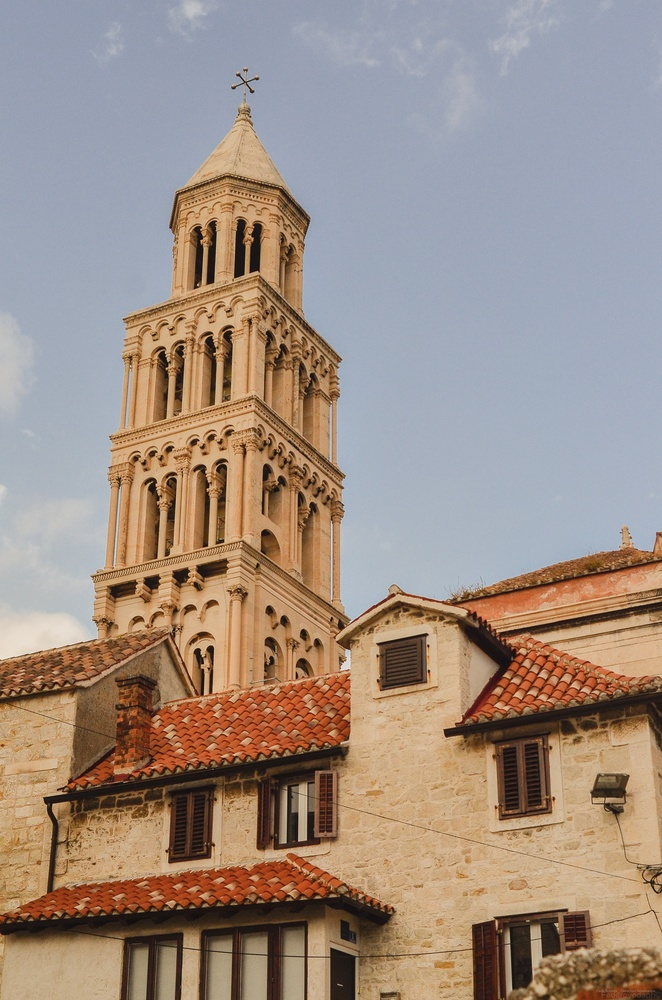
#> input picture image/Home.jpg, 662 x 1000 px, shrunk from 2448 x 3696 before the run
$ python hestogram_equalisation.py
#> lines starting #> are read from the running program, lines starting #| are printed output that depends on the picture
import cv2
import numpy as np
import matplotlib.pyplot as plt

# Load picture
img = cv2.imread('image/Home.jpg', 0)
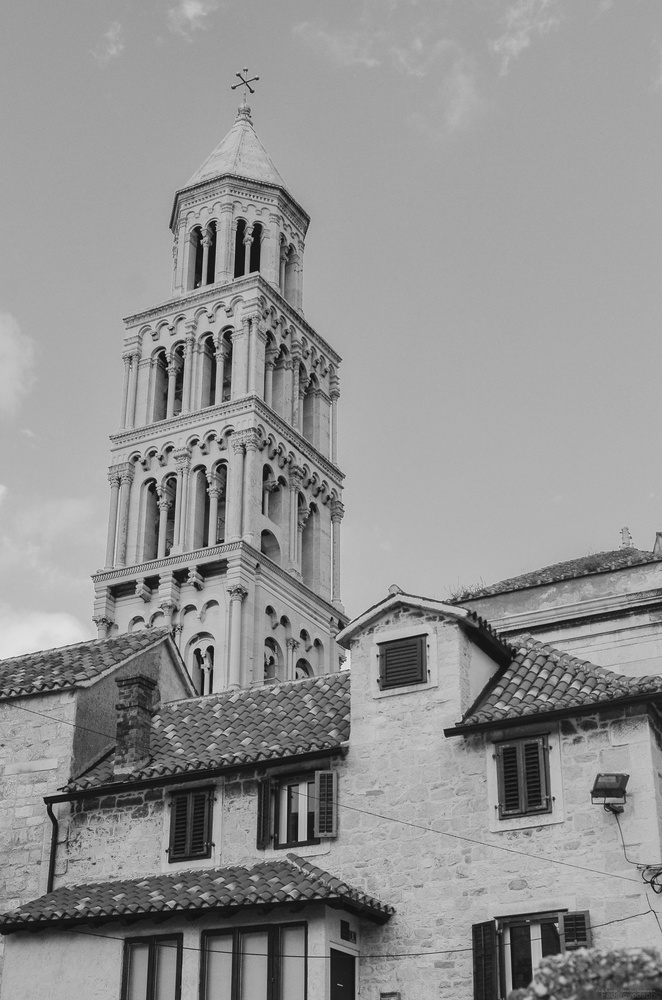
#> img: shape (1000, 662); min 3, max 239, mean 146.1

# equalization image
equalized_img = cv2.equalizeHist(img)
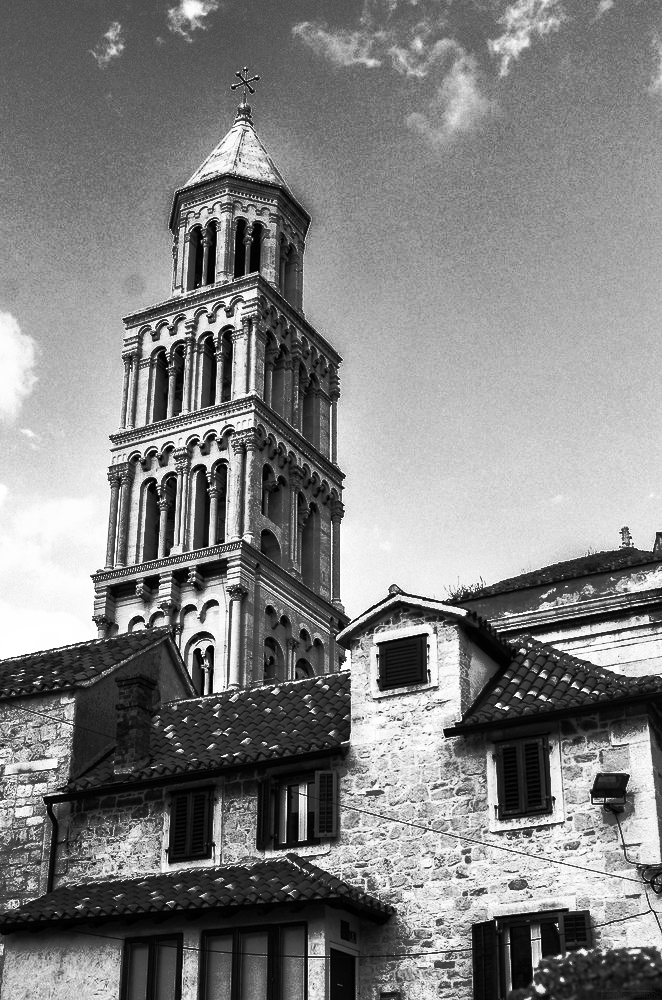
#> equalized_img: shape (1000, 662); min 0, max 255, mean 129.5

# result
fig, (ax1, ax2) = plt.subplots(ncols=2, figsize=(10,5))
ax1.imshow(img, cmap='gray')
ax1.set_title('Original Image')
ax2.imshow(equalized_img, cmap='gray')
ax2.set_title('Equalized Image')
plt.show()
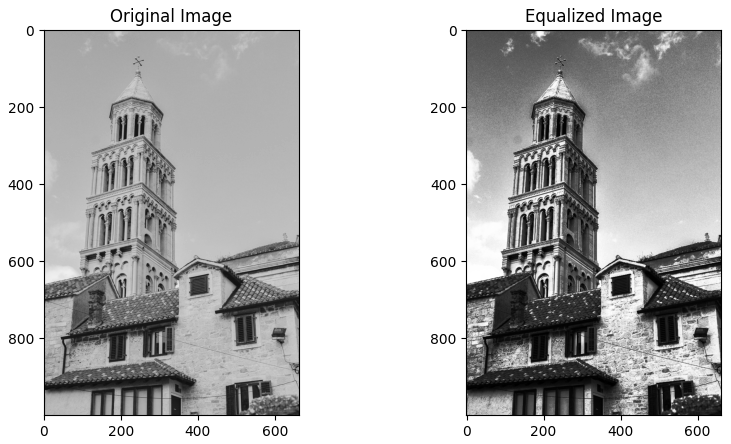
#> figure drawn by matplotlib, 2 panels

$ run again, with image/resize1.jpg copied over image/Home.jpg
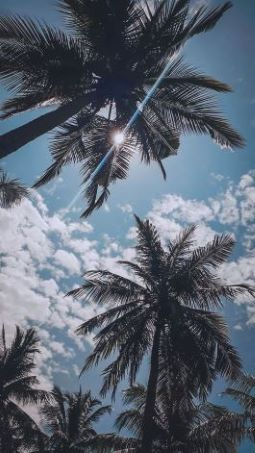
#> input picture image/resize1.jpg, 255 x 453 px
#> `equalized_img = cv2.equalizeHist(img)`:
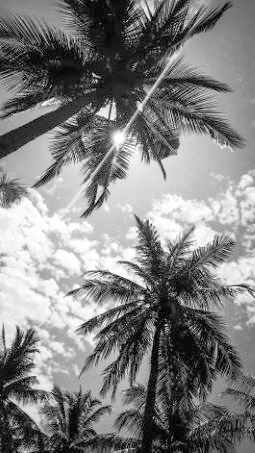
#> equalized_img: shape (453, 255); min 0, max 255, mean 128.3
#> `plt.show()`:
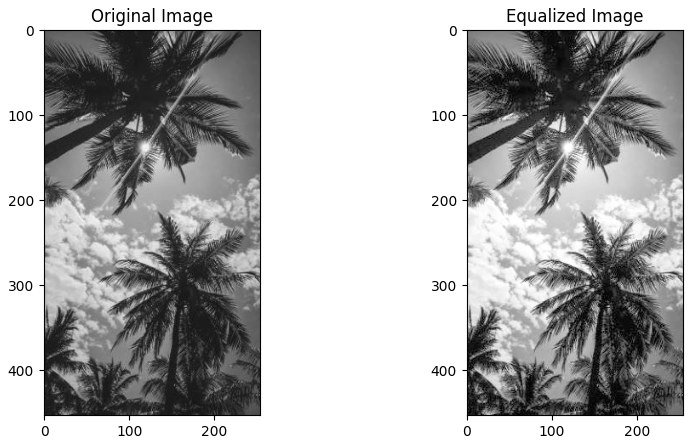
#> figure drawn by matplotlib, 2 panels
